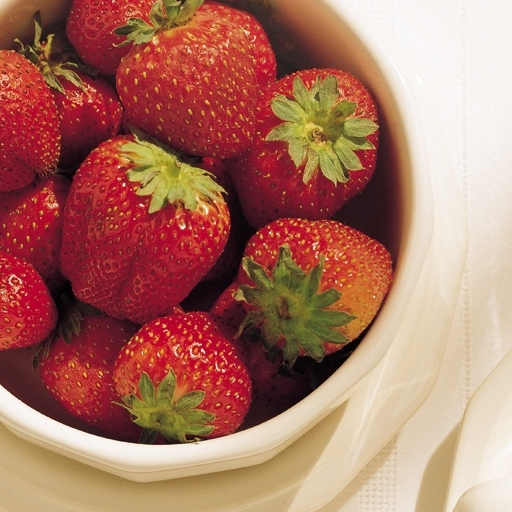
#> input picture Ex5/Immagini/fragole.jpg, 512 x 512 px, found by its file name
$ python esercizio_1.1.1.py
#> lines starting #> are read from the running program, lines starting #| are printed output that depends on the picture
### Librerie/MyLibrary.py
#!/usr/bin/env python3
# -*- coding: utf-8 -*-
"""
Created on Tue Apr 23 17:28:44 2024

@author: luketto
"""

import numpy as np              # importa Numpy
import matplotlib.pyplot as plt # importa Matplotlib
import scipy.ndimage as ndi     # importa Scipy per le immagini
import skimage.io as io         # importa il modulo Input/Output di SK-Imagex
import skimage.exposure as ex
from skimage.feature import local_binary_pattern

def leggiJPG(nomefile):
#> called with nomefile = 'fragole.jpg'
    x = np.float64(io.imread(nomefile))
    #plt.figure()
    #plt.imshow(x, clim = None, cmap = "gray")
    return x

# [11 lines left out: functions leggiRAW, showImage, not called in this run]

def showTwoImages(nomeImmagine1, nomeImmagine2, descrizione1, descrizione2):
    plt.figure()
    plt.subplot(1,2,1)
    plt.imshow(nomeImmagine1, clim=None, cmap="gray")
    plt.title(descrizione1)
    plt.subplot(1,2,2)
    plt.imshow(nomeImmagine2, clim=None, cmap="gray");
    plt.title(descrizione2)

# [63 lines left out: functions show_three_images, show_histogram, extract_feature, glob_equaliz, loc_equaliz, smooth and 2 more, not called in this run]

def rgb2cmy(x):
    y = 1.0 - x
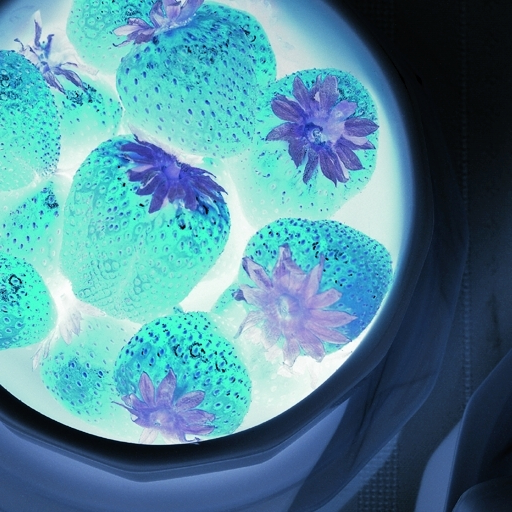
#> y: shape (512, 512, 3) float64; mean R, G, B 0.328, 0.547, 0.61
    return y

def rgb2cmyk(x):
    z = rgb2cmy(x)
    k = np.min(z, 2)
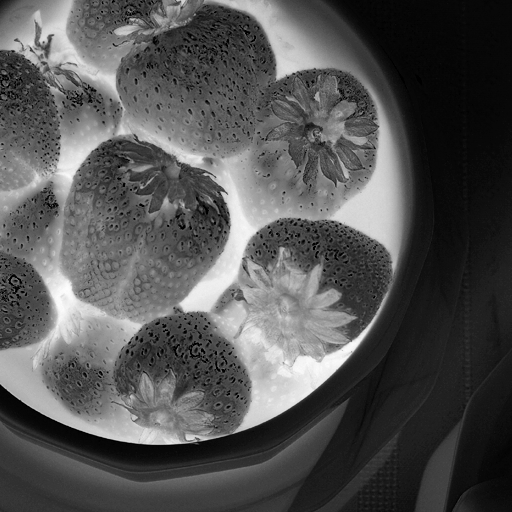
#> k: shape (512, 512) float64; min 0, max 0.992, mean 0.328
    c = z[:,:,0]
    m = z[:,:,1]
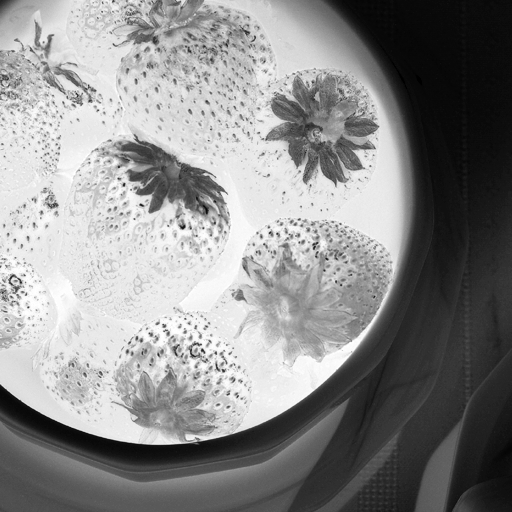
#> m: shape (512, 512) float64; min 0, max 1, mean 0.547
    y = z[:,:,2]
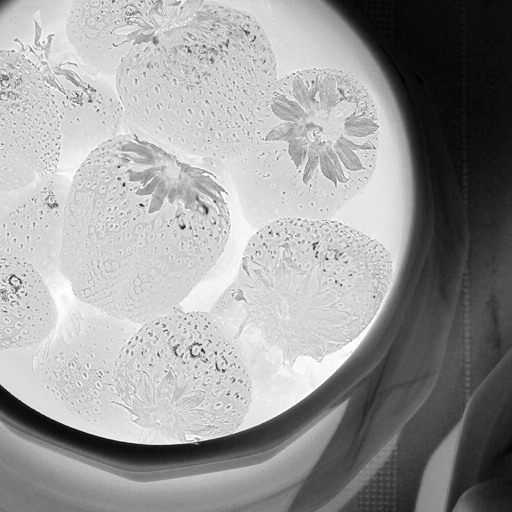
#> y: shape (512, 512) float64; min 0, max 1, mean 0.61
    return np.stack((c,m,y,k),2)
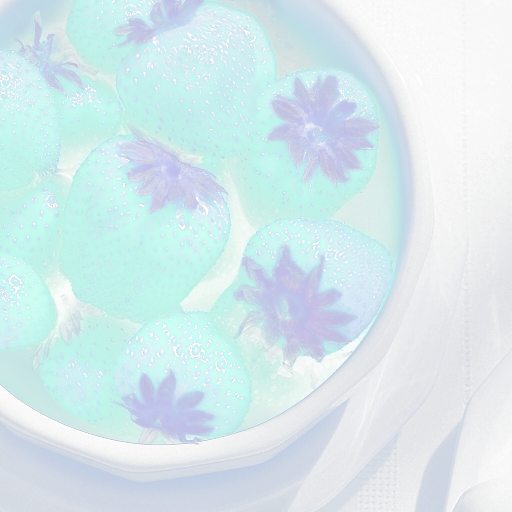
#> returned value: shape (512, 512, 4) float64; mean of channels 0, 1, 2, 3 0.328, 0.547, 0.61, 0.328; transparent parts drawn white

# [94 lines left out: functions fourier_transform, graph, gaussLPF, rgb_to_hsi, hsi_to_rgb, not called in this run]


# [9 lines of commented-out code are left out]

### Ex5/Script/esercizio_1.1.1.py
#!/usr/bin/env python3
# -*- coding: utf-8 -*-
"""
Esercizio 1.1.1

Provate a scrivere una funzione con il seguente prototipo: rgb2cmy(x), che legge un’immagine a
colori e determina la rappresentazione CMY dell’immagine fragole.jpg visualizzandone le componenti.
Scrivete poi una funzione dal prototipo: rgb2cmyk(x) che legge un’immagine a colori e determina la
rappresentazione CMYK (Cyan, Magenta, Yellow, Black) di un’immagine visualizzandone le componenti.
Tenete presente che quando si usano i pigmenti, il nero si ottiene usando uguali
quantit`a dei pigmenti ciano, magenta e giallo, e quindi la componente K `e pari
al minimo fra C, M ed Y, e le nuove componenti dei pigmenti si ottengono sottraendo
K, cio`e C’=C-K, e così via.
"""

import sys
sys.path.append('/Users/luketto/Desktop/II Semestre IV Anno/ESM/Esercizi/Librerie')
import MyLibrary as ml
import bitop as bit
import numpy as np              # importa Numpy
import matplotlib.pyplot as plt # importa Matplotlib
import scipy.ndimage as ndi     # importa Scipy per le immagini
import skimage.io as io         # importa il modulo Input/Output di SK-Imagex
import skimage.exposure as ex
import scipy.ndimage as ndi


x = ml.leggiJPG("fragole.jpg")
x = x/255
z = ml.rgb2cmy(x)
ml.showTwoImages(x, z, "RGB", "CMY")

k = ml.rgb2cmyk(x)
ml.showTwoImages(x, k, "RGB", "CMYK")

$ run again, with Ex5/Immagini/azzurro.jpg copied over Ex5/Immagini/fragole.jpg
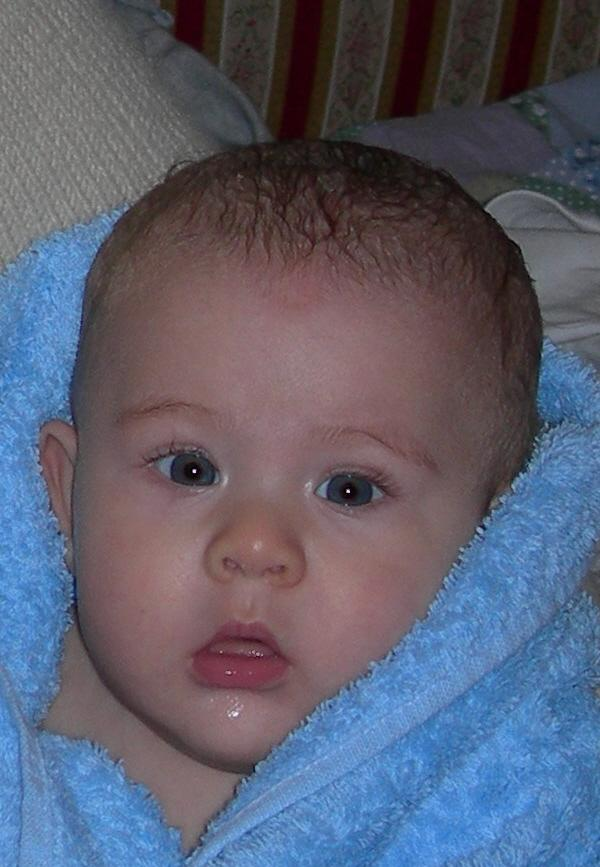
#> input picture Ex5/Immagini/azzurro.jpg, 600 x 867 px, found by its file name
#> in rgb2cmyk, `y = z[:,:,2]`:
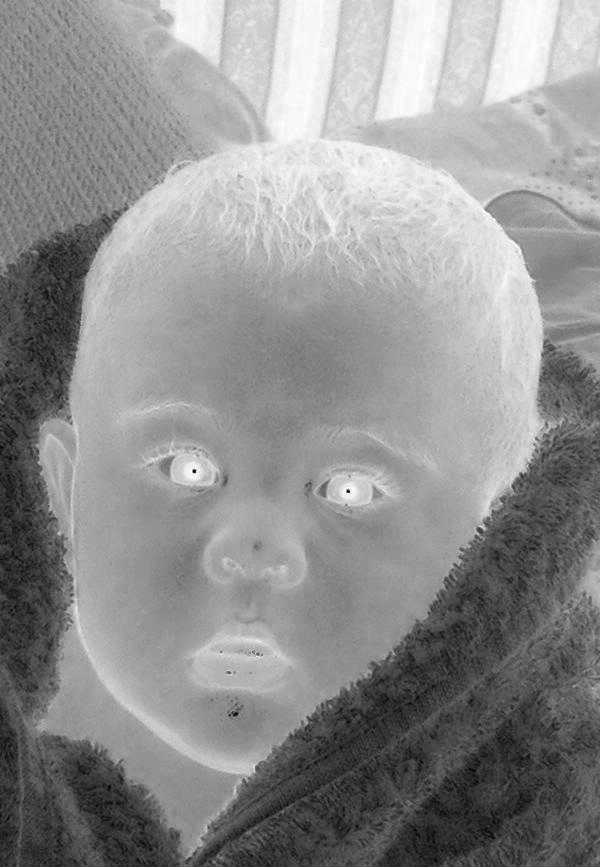
#> y: shape (867, 600) float64; min 0, max 1, mean 0.564
#> in rgb2cmyk, `return np.stack((c,m,y,k),2)`:
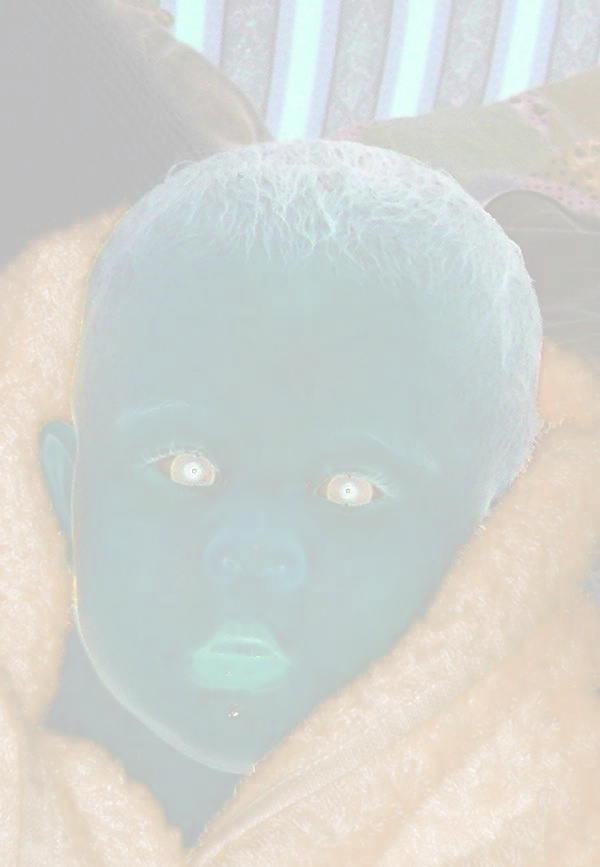
#> returned value: shape (867, 600, 4) float64; mean of channels 0, 1, 2, 3 0.641, 0.631, 0.564, 0.518; transparent parts drawn white
